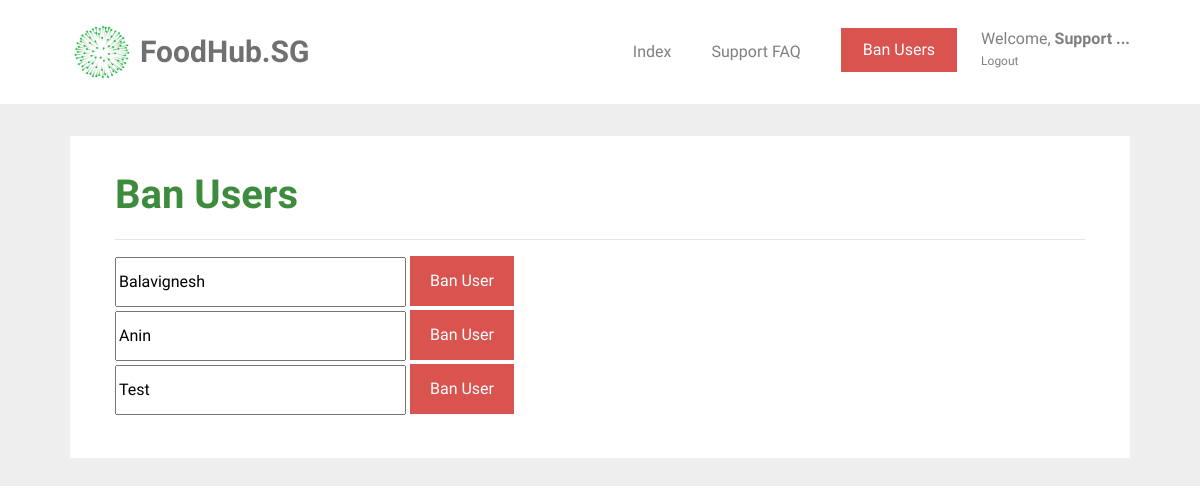
Before: /ban_user (signed in) with the older database file.
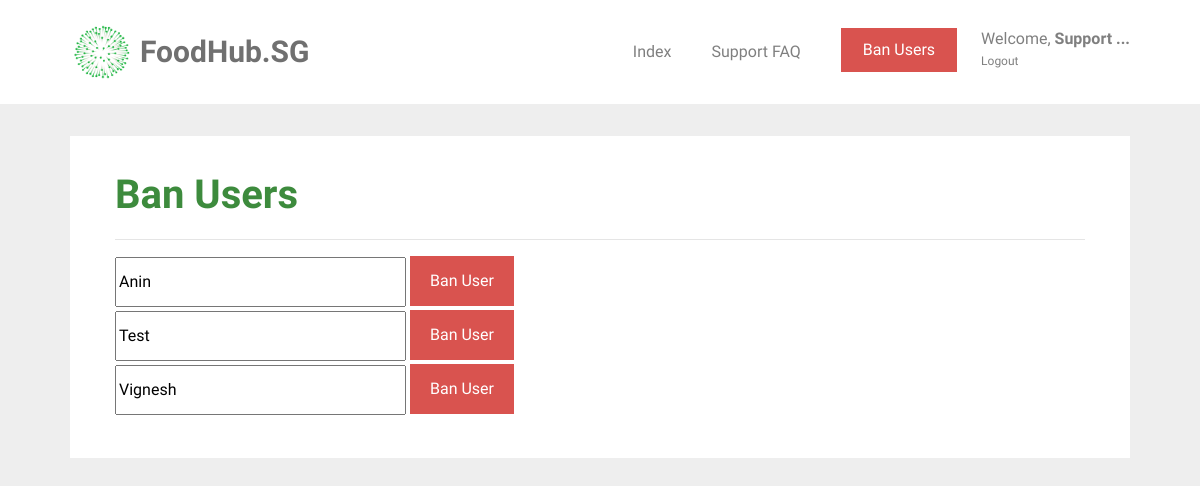
After: the same page with the newer database file.
### tables this page shows
CREATE TABLE user (
  id INTEGER PRIMARY KEY AUTOINCREMENT,
  name TEXT NOT NULL,
  email VARCHAR(512) UNIQUE NOT NULL,
  password TEXT NOT NULL,
  height INTEGER NOT NULL,
  weight INTEGER NOT NULL,
  location TEXT NOT NULL,
  status BOOLEAN NOT NULL
);

### foodhubsg/support.py (the view, shortened to what this page needs)
@bp.route('/ban_user', methods=('GET', 'POST'))
@permission_required
def ban_user():
    db= get_db()
    users = db.execute('SELECT * FROM user').fetchall()
    return render_template('support/ban_users.html', users=users)

### foodhubsg/auth.py (called while the page is built)
def permission_required(view):
    @functools.wraps(view)
    def wrapped_view(**kwargs):
        if g.user is None:
            return redirect(url_for('auth.login'))
        if g.user["id"] != 0:
            flash("You do not have sufficient privileges to enter that page")
            return redirect(url_for('food.index'))
        return view(**kwargs)
    return wrapped_view

@bp.before_app_request
def load_logged_in_user():
    user_id = session.get('user_id')
    if user_id is None:
        g.user = None
    else:
        g.user = get_db().execute(
            'SELECT * FROM user WHERE id = ?', (user_id,)
        ).fetchone()

### foodhubsg/db.py (called while the page is built)
def get_db():
    if 'db' not in g:
        g.db = sqlite3.connect(
            current_app.config['DATABASE'],
            detect_types=sqlite3.PARSE_DECLTYPES
        )
        g.db.row_factory = sqlite3.Row
    return g.db

### foodhubsg/templates/support/ban_users.html (shortened to what this page needs)
{% extends 'base.html' %}
{% block content %}
<div id="colorlib-container">
    <div class="container">
        <div class="box1">
        <div class="row row-pb-md">
            <div class="col-md-12">
            <h1 class="font_color"><b>Ban Users</b></h1>
            <hr>
                {% for user in users %}
                    {% if user["id"] != 0 %}
                        <form method="post" action="">
                            <input type="text" value="{{ user["name"] }}" id="name" name="name" style='width: 30%;' readonly>
                            {% if user["status"] == 0 %}
                                <input type="submit" value="Ban User" name="action" class="btn btn-primary" style='background-color: #d9534f; height: 50px;'>
                            {% elif user["status"] == 1 %}
                                <input type="submit" value="Unban User" name="action" class="btn btn-primary" style="background-color: #4CAF50; height: 50px;">
                            {% endif %}
                        </form>
                    {% endif %}
                {% endfor %}
            </div>
        </div>
    </div>
</div>
</div>
 {% endblock %}

### foodhubsg/templates/base.html (shortened to what this page needs)
<!doctype html>
<link rel="stylesheet" href="https://cdnjs.cloudflare.com/ajax/libs/font-awesome/4.7.0/css/font-awesome.min.css">
<link rel="stylesheet" href="https://stackpath.bootstrapcdn.com/bootstrap/4.1.3/css/bootstrap.min.css">
<link rel="stylesheet" href="../static/css/animate.css">
<link rel="stylesheet" href="../static/css/icomoon.css">
<link rel="stylesheet" href="../static/css/magnific-popup.css">
<link rel="stylesheet" href="../static/css/owl.carousel.min.css">
<link rel="stylesheet" href="../static/css/style.css">
    {% block navbar %}
        <nav class="navbar navbar-light bg-white">
            <div class="container">
                <a class="navbar-brand" href="{{ url_for('index') }}">
                    <img src="../static/images/healthhub-logo.png" width="65px" height="60px" class="d-inline-block align-top" alt="FoodHub.SG Logo">
                    <span id="webname">FoodHub.SG</span>
                </a>
                {% if g.user %}
                    {% if g.user["id"] == 0 %}
                        <ul class="navbar-nav ml-auto">
                            <li class="nav-item">
                                <a class="nav-link" href="{{ url_for('support.support') }}">Index</a>
                            </li>
                            <li class="nav-item">
                                <a class="nav-link" href="{{ url_for('support.support_faq') }}">Support FAQ</a>
                            </li>
                            <li class="nav-item">
                                <a href="{{ url_for('support.ban_user') }}"><button type="button" class="btn btn-danger">Ban Users</button></a>
                            </li>
                            <li class="nav-item settings nav-link">
                                <a class="nav-link" id="settings-link">
                                    Welcome, <span id="nav-name">{{ g.user['name'] }}!</span>
                                </a>
                                <a class="nav-link" id="logout-link" href="{{ url_for('auth.logout') }}">
                                    Logout
                                </a>
                            </li>
                        </ul>
                    {% endif %}
                {% endif %}
                {% endblock %}
            </div>
        </nav>
<section class="content">
    {% block content %}{% endblock %}
</section>

### foodhubsg/static/css/style.css (style rules this page uses)
.font_color { color: #3d8b3d; }
a { color: #F6490D; -webkit-transition: 0.5s; -o-transition: 0.5s; transition: 0.5s; }
h1, h2, h3, h4, h5, h6, figure { color: #707070; font-weight: 400; margin: 0 0 20px 0; }
#colorlib-container, #colorlib-instagram, #colorlib-about, #colorlib-contact, #colorlib-footer { padding: 2em 0; clear: both; }
.content { display: block; }
input[type="text"] { height: 50px; }
.btn { margin-right: 4px; margin-bottom: 4px; font-size: 16px; font-weight: 400; -webkit-border-radius: 30px; -moz-border-radius: 30px; -ms-border-radius: 30px; border-radius: 30px; -webkit-transition: 0.5s; -o-transition: 0.5s; transition: 0.5s; padding: 8px 20px; }
.btn-primary { background: #F6490D; color: #fff; }
.btn-danger { background: #d9534f; color: #fff; border: 2px solid #d9534f; }
.row-pb-md { padding: 2em !important; }
.btn-primary { border-radius: 0; border-width: 0; }
.btn { border-radius: 0; }
.box1 { background: #ffffff; padding: 0.5em; margin-bottom: 3em; transition: box-shadow 0.5s; }
.row.row-pb-md { margin: -5px -10px 0 -10px; }
.container { padding-right: 2.5em; padding-left: 2.5em; }
#nav-name { font-weight: bold; }
.navbar-nav { flex-direction: row; }
.nav-item { padding: 10px 10px 10px 10px; margin: 10px; }
.navbar-nav > .settings { position: relative; display: block; margin-right: 0; padding-right: 0; margin-left: 0; padding-left: 0; color: #4CAF50; }
.settings > .nav-link { line-height: 22px; padding: 0; }
#logout-link { font-size: 12px; }
#webname { color: #707070; font-weight: bold; font-size: 30px; }
.bg-white { background-color: white; }

Changed rows visible on the page:
removed user: name "Balavignesh"
added user: name "Vignesh"
